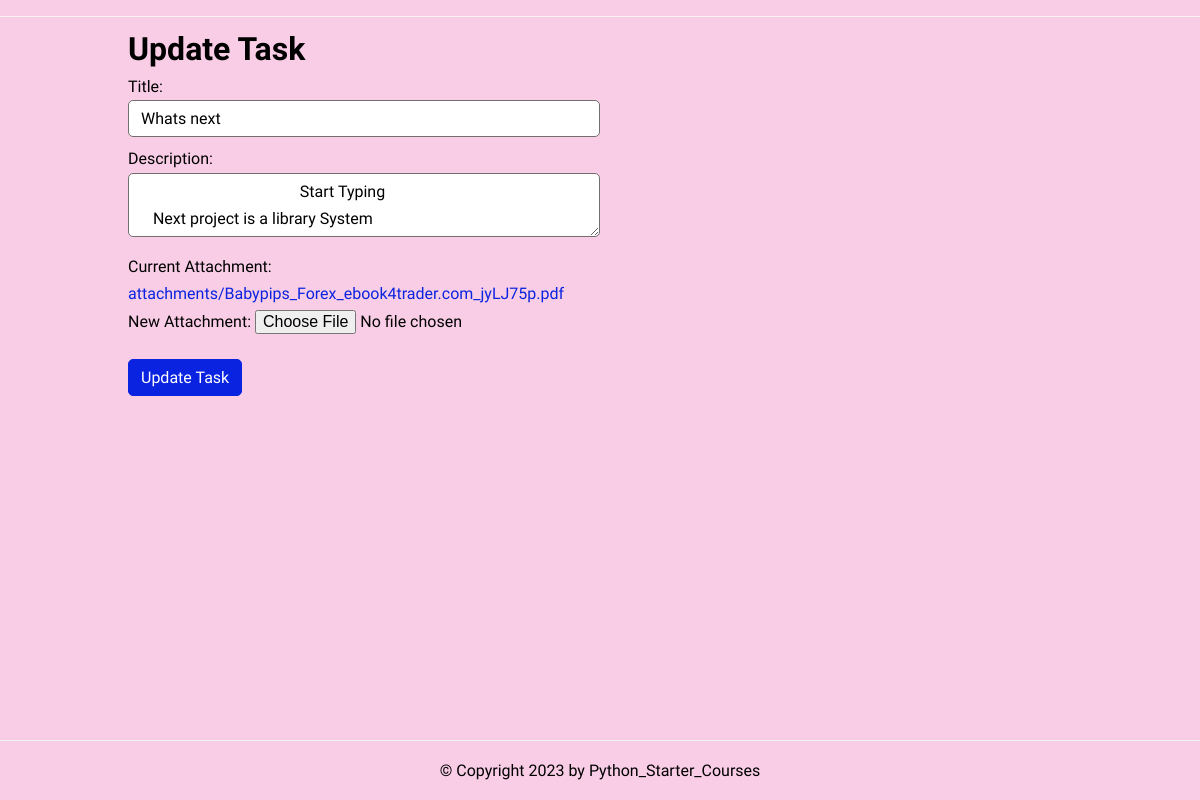
Screenshot of /update/13/ (signed in) with the database file from the repository.
### todo/models.py (models this page shows, shortened)
class Task(models.Model):
    title = models.CharField(max_length=255)
    description = models.TextField(null=True, blank=True)
    attachment = models.FileField(upload_to='attachments/', null=True, blank=True)
    created_at = models.DateTimeField(auto_now_add=True)
    user = models.ForeignKey(User, on_delete=models.CASCADE, null=True, blank=True)
    class Meta:
        ordering = ['created_at']

### todo/views.py (the view)
# urls.py: path('update/<int:task_id>/', views.update_task, name='update_task'),
@login_required
def update_task(request, task_id):
    task = Task.objects.get(pk=task_id)
    if request.method == 'POST':
        task.title = request.POST['title']
        task.description = request.POST['description']
        task.save()
        return redirect('task_list')
    return render(request, 'update.html', {'task': task})

### templates/update.html (shortened to what this page needs)
{% extends 'base.html' %}
{% block content %}
    <section class="feature">
        <div class="feature-content">
            <h1>Update Task</h1>
            <form method="post" action="{% url 'update_task' task.id %}" enctype="multipart/form-data">
                <div class="w-4/4 p-4">
                <label for="title" class="form-label">Title:</label>
                <input type="text" name="title" id="title" value="{{ task.title }}" class="form-control border border-black px-2 py-1 rounded"required>
                </div>
                <div class="w-4/4 p-4">
                <label for="description" class="form-label">Description:</label>
                <textarea name="description" id="description" class="form-control border border-black px-2 py-1 rounded">
                    {{ task.description|default_if_none:"None" }}  </textarea>
                </div>
                <div class="w-4/4 p-4">
                {% if task.attachment %}
                <label for="attachment" class="form-label">Current Attachment:</label>
                <a href="{{ task.attachment.url }}" target="_blank">{{ task.attachment }}</a>
                <br>
                {% endif %}
                <label for="new_attachment" class="form-label">New Attachment:</label>
                <input type="file" name="new_attachment" id="new_attachment" class="form-control border border-black px-2 py-1 rounded">
                </div>
                <div>
                <button class="btn btn-primary cta" type="submit">Update Task</button>
                </div>
            </form>
        </div>
    </section>
{% endblock content %}

### static/css/style.css (style rules this page uses)
:root { --color-primary: #0a23e0; --color-secondary: #86b7fe; --color-light: #f2f2f2; --color-gray: #726f6f; --color-dark: #212121; --color-white: #ffffff; --color-error: #dd1313; --color-warning: #ffc900; --color-info: #02a2b9; --color-success: #1ba345; --color-input: #00d1b2; --border-radius: 5px; }
* { margin: 0; padding: 0; box-sizing: border-box; text-rendering: optimizeLegibility; }
html, body { height: 100%; }
input, button, textarea { font: inherit; }
body { font-family: 'Dosis', sans-serif; font-size: 1rem; line-height: 1.7; display: flex; flex-direction: column; }
h1 { font-size: 2rem; line-height: 1.5; }
a { color: var(--color-primary); text-decoration: none; }
.feature { display: flex; justify-content: space-between; }
.feature-content { width: 50%; display: flex; flex-direction: column; justify-content: center; }
.feature-content .cta { margin-top: 1rem; align-self: flex-start; }
form > * { display: block; margin-bottom: 0.5rem; }
input[type='text'], input[type='email'], input[type='password'], input[type=''], textarea { border-radius: var(--border-radius); border: solid 1px var(--color-gray); width: 100%; padding: 0.25rem 0.75rem; }
textarea { max-height: 7rem; }
.btn { padding: 0.25rem 0.75rem; border-radius: var(--border-radius); background-color: var(--color-white); border: solid 1px var(--color-white); color: var(--color-dark); cursor: pointer; text-decoration: none; font-size: 1rem; min-width: 6rem; text-align: center; }
.btn-primary { border: solid 1px var(--color-primary); background-color: var(--color-primary); color: var(--color-white); }

### static/css/custom.css (style rules this page uses)
body { background-color: #f8cde5; }

### rows the page displays
Task: title "Whats next", description "Start Typing Next project is a library System", attachment "attachments/Babypips_Forex_ebook4trader.com_jyLJ75p.pdf"
